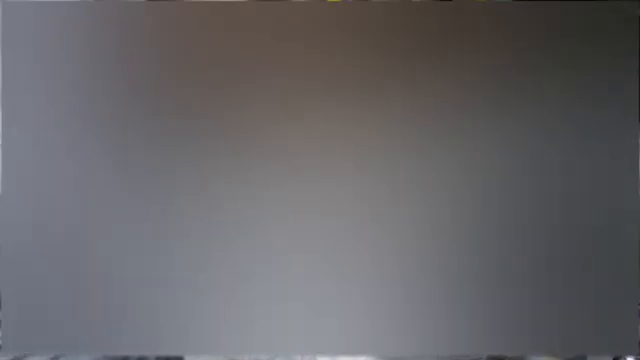
#> input picture frame 78 of baiacu.mp4, 640 x 360 px
$ python Ex06.py
#> lines starting #> are read from the running program, lines starting #| are printed output that depends on the picture
import cv2

cap = cv2.VideoCapture("baiacu.mp4")

while(cap.isOpened()):
    ret, frame = cap.read()
#> frame is the input picture: shape (360, 640, 3); mean B, G, R 103.9, 100.8, 102.1
    gray = cv2.cvtColor(frame, cv2.COLOR_BGR2GRAY)
    edges = cv2.Canny(gray,50,100)
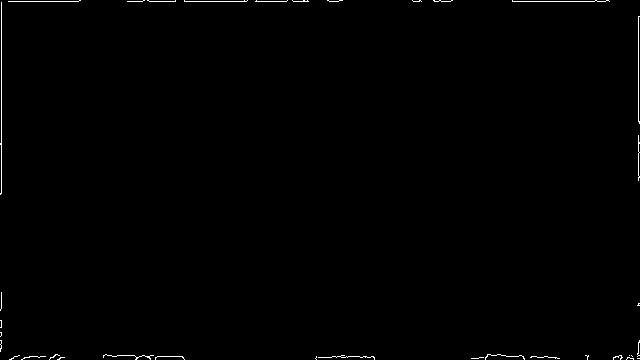
#> edges: shape (360, 640); 0.51% white in thin lines or dots
    cv2.imshow('frame1',frame)
    cv2.imshow('frame Canny',edges)
    if cv2.waitKey(1) & 0xFF == ord('q'):
#> (key q is pressed here)
        break

cap.release()
cv2.destroyAllWindows()

$ run again, starting later in the video
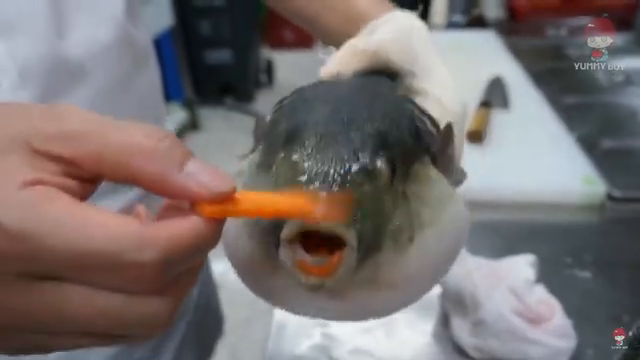
#> input picture frame 355 of baiacu.mp4, 640 x 360 px
#> frame is the input picture: shape (360, 640, 3); mean B, G, R 110.6, 111.7, 120
#> `gray = cv2.cvtColor(frame, cv2.COLOR_BGR2GRAY)`:
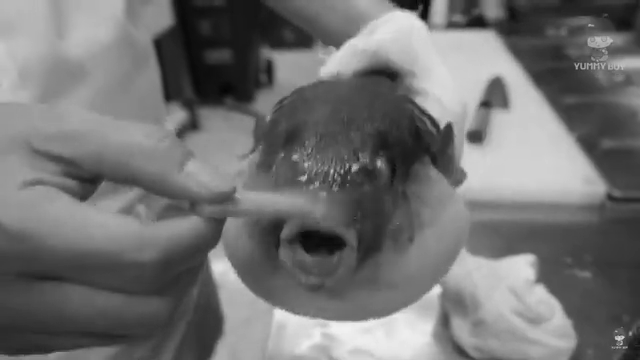
#> gray: shape (360, 640); min 3, max 241, mean 114
#> `edges = cv2.Canny(gray,50,100)`:
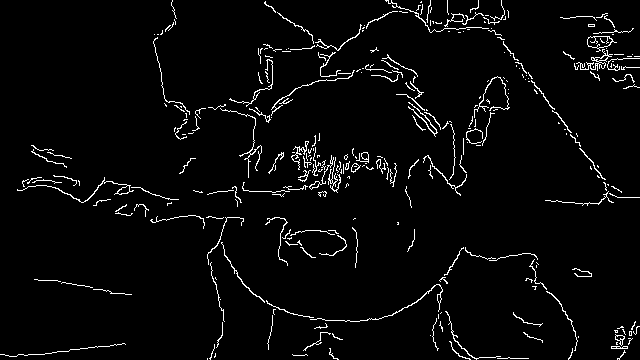
#> edges: shape (360, 640); 3.5% white in thin lines or dots

$ run again, starting later in the video
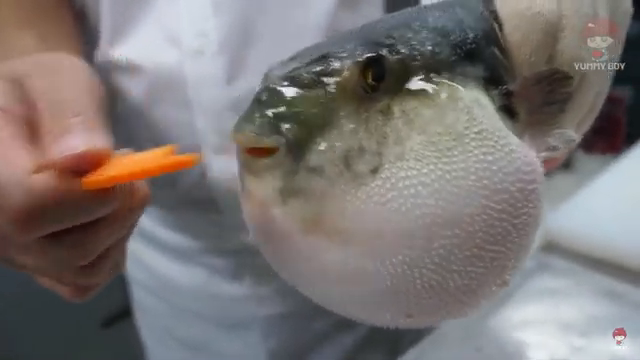
#> input picture frame 631 of baiacu.mp4, 640 x 360 px
#> frame is the input picture: shape (360, 640, 3); mean B, G, R 116.3, 117.6, 123.3
#> `gray = cv2.cvtColor(frame, cv2.COLOR_BGR2GRAY)`:
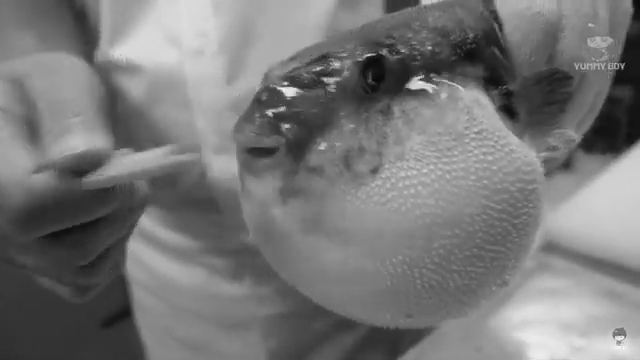
#> gray: shape (360, 640); min 8, max 254, mean 119.1
#> `edges = cv2.Canny(gray,50,100)`:
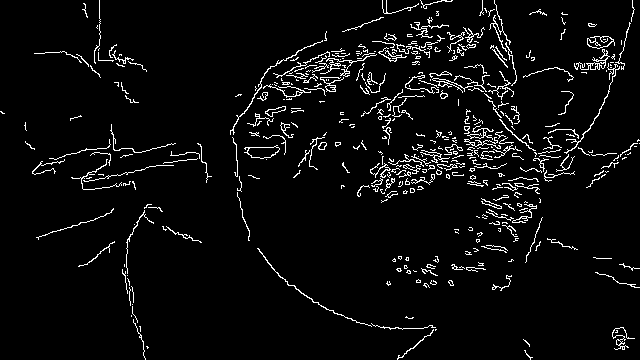
#> edges: shape (360, 640); 4.7% white in thin lines or dots
